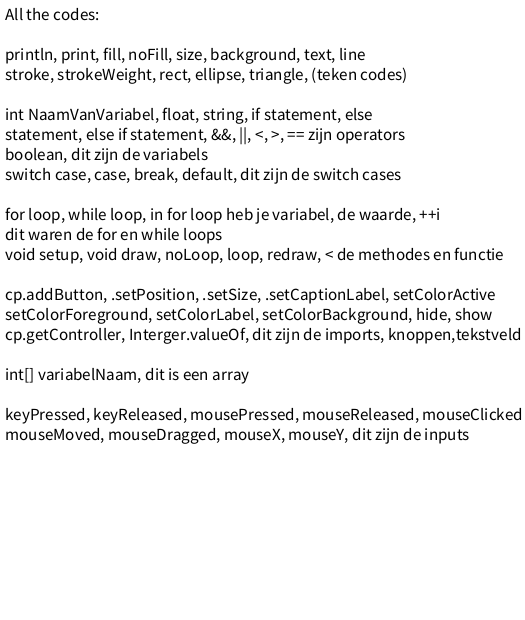
Frame 1 (no input)
Frame 60 (the mouse pressed at the canvas centre just before this capture): identical to frame 1, image omitted
Frame 120 (the mouse held since frame 60 and released just before this capture): identical to frame 1, image omitted

The Processing sketch that drew this single still picture (run headless with seeded random() and noise(); from frame 60 on, the mouse is pressed at the canvas centre):

// Processing sketch: sketch_spiekbriefje
// ── sketch_spiekbriefje.pde
void setup(){
 size(525,620); 
}

void draw(){
 background(255,255,255); 
 
 fill(0);
 textSize(17);
 text("All the codes:",5,20);
 text("println, print, fill, noFill, size, background, text, line",5,60);
 text("stroke, strokeWeight, rect, ellipse, triangle, (teken codes)",5,80);
 
 text("int NaamVanVariabel, float, string, if statement, else", 5,120);
 text("statement, else if statement, &&, ||, <, >, == zijn operators", 5, 140);
 text("boolean, dit zijn de variabels", 5, 160);
 
 text("switch case, case, break, default, dit zijn de switch cases",5, 180);
 
 text("for loop, while loop, in for loop heb je variabel, de waarde, ++i",5,220);
 text("dit waren de for en while loops",5,240);
 
 text("void setup, void draw, noLoop, loop, redraw, < de methodes en functie", 5, 260);
 
 text("cp.addButton, .setPosition, .setSize, .setCaptionLabel, setColorActive", 5, 300);
 text("setColorForeground, setColorLabel, setColorBackground, hide, show", 5, 320);
 text("cp.getController, Interger.valueOf, dit zijn de imports, knoppen,tekstveld", 5, 340);
 
 text("int[] variabelNaam, dit is een array", 5, 380);
 
 text("keyPressed, keyReleased, mousePressed, mouseReleased, mouseClicked",5, 420);
 text("mouseMoved, mouseDragged, mouseX, mouseY, dit zijn de inputs", 5, 440);
 
 
 
 
 
 
 
 
 
 
 
 
 
}
